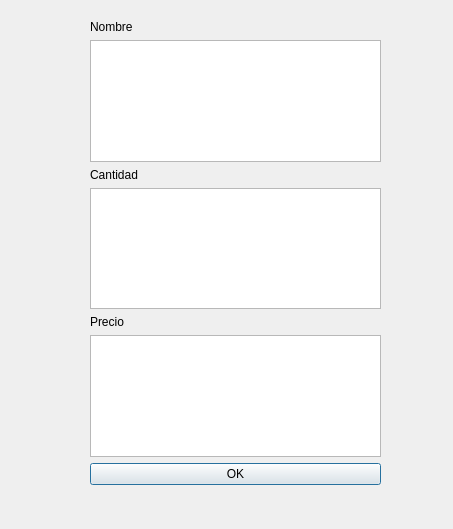
<?xml version="1.0" encoding="UTF-8"?>
<ui version="4.0">
 <class>Dialog</class>
 <widget class="QDialog" name="Dialog">
  <property name="geometry">
   <rect>
    <x>0</x>
    <y>0</y>
    <width>453</width>
    <height>529</height>
   </rect>
  </property>
  <property name="windowTitle">
   <string>Modificar Producto</string>
  </property>
  <widget class="QWidget" name="verticalLayoutWidget">
   <property name="geometry">
    <rect>
     <x>90</x>
     <y>20</y>
     <width>291</width>
     <height>465</height>
    </rect>
   </property>
   <layout class="QVBoxLayout" name="verticalLayout">
    <item>
     <widget class="QLabel" name="label">
      <property name="text">
       <string>Nombre</string>
      </property>
     </widget>
    </item>
    <item>
     <widget class="QTextEdit" name="textEdit"/>
    </item>
    <item>
     <widget class="QLabel" name="label_2">
      <property name="text">
       <string>Cantidad</string>
      </property>
     </widget>
    </item>
    <item>
     <widget class="QTextEdit" name="textEdit_2"/>
    </item>
    <item>
     <widget class="QLabel" name="label_3">
      <property name="text">
       <string>Precio</string>
      </property>
     </widget>
    </item>
    <item>
     <widget class="QTextEdit" name="textEdit_3"/>
    </item>
    <item>
     <widget class="QPushButton" name="pushButton">
      <property name="text">
       <string>OK</string>
      </property>
     </widget>
    </item>
   </layout>
  </widget>
 </widget>
 <resources/>
 <connections/>
</ui>
